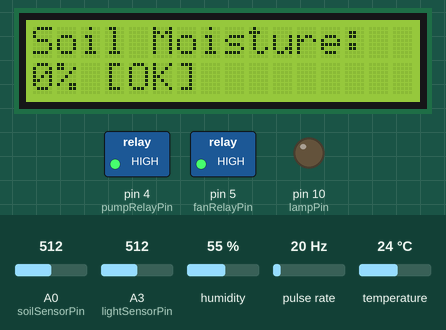
This sketch was run on a simulated Arduino Uno, built with avr-gcc and run on an emulated ATmega328P. Parts: 16×2 character LCD, switched loads named in the sketch (green lamp = pin HIGH), output pins drawn as LEDs (lit = HIGH). Wiring (inferred from the names in the program): pulse sensor: data pin 2. The inputs (shaded band) are chosen by the test bench; at power-on: A3 (lightSensorPin) = 512, humidity 55 %, A0 (soilSensorPin) = 512, pulse rate 20 Hz, temperature 24 °C. Pins used as bus, display or sensor lines are not drawn.

Above: at 3.2 s.
3.3 s: A3 (lightSensorPin) set to 362
At 12.1 s:
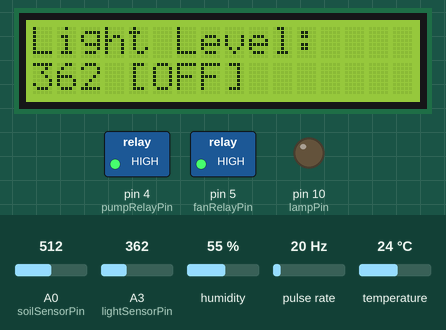
12.4 s: A3 (lightSensorPin) set to 331
At 17.9 s:
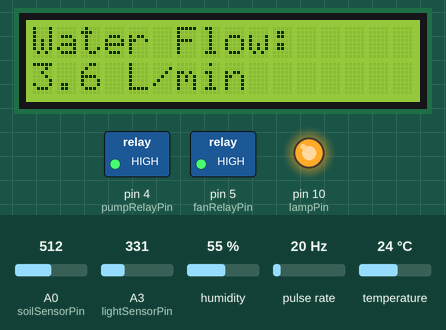
21.5 s: humidity set to 86 %
At 23.9 s:
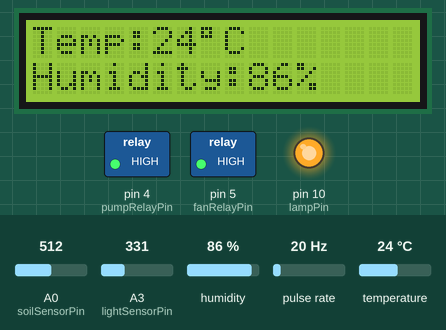
30.6 s: humidity set to 89 %
At 36.5 s:
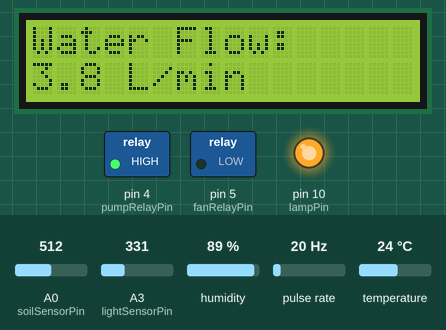
39.6 s: A0 (soilSensorPin) set to 666
At 44.7 s:
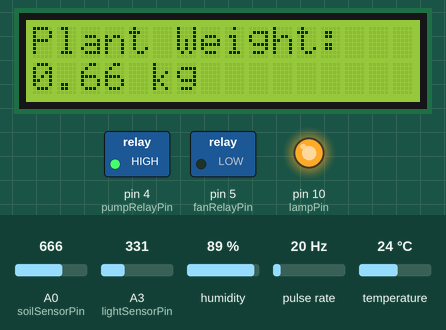
48.6 s: A0 (soilSensorPin) set to 697
At 61.9 s:
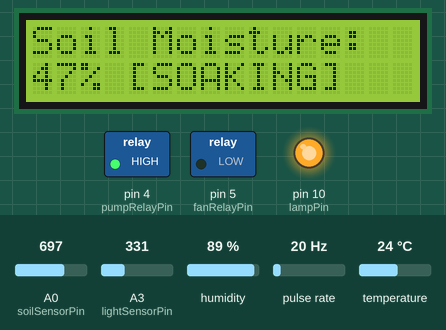
Timing chart, 0 to 63.4 s (numbered marks = the images above; inputs shaded):
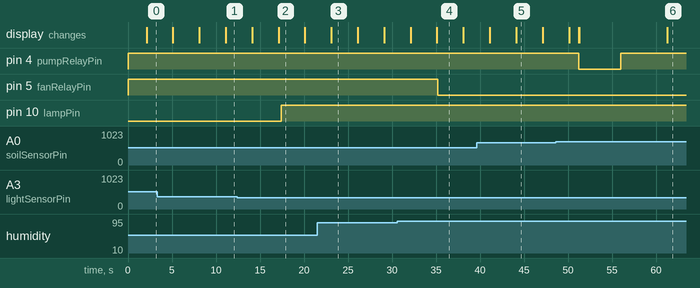

The sketch:

greenhouse.ino
```cpp
#include <Wire.h>
#include <LiquidCrystal_I2C.h>
#include <DHT.h>
#include <HX711.h>

// ==============================
// PIN CONFIGURATION (FINAL MATCH)
// ==============================
const int flowSensorPin = 2;
const int pumpRelayPin = 4;      // Pin 4 -> IN2 (Controls Top Relay Channel 2 -> Your Pump)
const int fanRelayPin = 5;       // Pin 5 -> IN1 (Controls Bottom Relay Channel 1 -> Your Fan)
const int sensorPowerPin = 6;
const int dht11Pin = 7;
const int hx711DoutPin = 8;
const int hx711ClkPin = 9;
const int lampPin = 10;          // Connected to Grow Light LED
const int soilSensorPin = A0;
const int lightSensorPin = A3;

// ==============================
// OBJECTS
// ==============================
LiquidCrystal_I2C lcd(0x27, 16, 2);
DHT dht11(dht11Pin, DHT11);
HX711 scale;

// ==============================
// SETTINGS & LIMITS (CALIBRATED)
// ==============================
const int dryThreshold = 50;
const int healthyThreshold = 80;
const int darkThreshold = 350;     // Calibrated Light Threshold

// --- TEST THRESHOLDS UPDATED: TEMP AT 34°C, HUMIDITY AT 87% ---
const float maxTempThreshold = 34.0;   // Fan turns ON if Air Temp > 34°C (UPDATED)
const float maxHumidThreshold = 87.0;  // Fan turns ON if Air Humidity > 87%

const float hxCalibrationFactor = -20000.0;
const float flowCalibrationFactor = 5.59;

unsigned long soilTimer = 0;
unsigned long dhtTimer = 0;
unsigned long hxTimer = 0;
unsigned long flowTimer = 0;
unsigned long lcdTimer = 0;
unsigned long lightTimer = 0;
unsigned long fanTimer = 0;

const unsigned long soilInterval = 3000;
const unsigned long dhtInterval = 2000;
const unsigned long hxInterval = 2000;
const unsigned long flowInterval = 1000;
const unsigned long lcdInterval = 3000;
const unsigned long lightInterval = 200; // Fast checking for timing logic
const unsigned long fanInterval = 1000;

// ==============================
// AUTOMATED WATERING STATE TIMERS
// ==============================
bool isWatering = false;
bool systemNeedsWater = false;
unsigned long pumpStartTimer = 0;
unsigned long soakTimerStart = 0;
const unsigned long pumpRunDuration = 5000;
const unsigned long soakDuration = 30000;

// ==============================
// SUSTAINED DARKNESS TIMERS (UPDATED TO 5 SECONDS)
// ==============================
unsigned long darkStartTime = 0;
bool trackingDarkness = false;
const unsigned long darkRequiredDuration = 5000; // Must be dark for 5 seconds

// ==============================
// VARIABLES
// ==============================
int currentMoisture = 0;
int currentLightRaw = 0;
float currentTemperature = 0;
float currentHumidity = 0;
float currentWeight = 0.0;
bool scaleOnline = true;
bool isFanRunning = false;

volatile uint16_t pulseCount = 0;
float flowRateInLmin = 0.0;

byte page = 0;
bool forceFlowPageUpdate = false;

void pulseCounterISR() {
  pulseCount++;
}

// ==============================
// SETUP
// ==============================
void setup() {
  Serial.begin(9600);
  Wire.begin();

  // Initialize both relay channels to HIGH (OFF)
  digitalWrite(pumpRelayPin, HIGH);
  pinMode(pumpRelayPin, OUTPUT);

  digitalWrite(fanRelayPin, HIGH);
  pinMode(fanRelayPin, OUTPUT);

  pinMode(lampPin, OUTPUT);
  digitalWrite(lampPin, LOW);

  pinMode(sensorPowerPin, OUTPUT);
  digitalWrite(sensorPowerPin, LOW);
  pinMode(soilSensorPin, INPUT);
  pinMode(lightSensorPin, INPUT);

  pinMode(flowSensorPin, INPUT_PULLUP);
  attachInterrupt(digitalPinToInterrupt(flowSensorPin), pulseCounterISR, RISING);

  dht11.begin();

  lcd.init();
  lcd.backlight();
  lcd.setCursor(0,0);
  lcd.print("Greenhouse");
  lcd.setCursor(0,1);
  lcd.print("System");
  delay(2000);
  lcd.clear();

  lcdTimer = millis() - lcdInterval;
  soakTimerStart = millis() - soakDuration;
}

// ==============================
// MAIN LOOP
// ==============================
void loop() {
  unsigned long now = millis();

  // ------------------------------
  // Sustained Light Sensor Logic (5 Second Buffer)
  // ------------------------------
  if(now - lightTimer >= lightInterval) {
    currentLightRaw = analogRead(lightSensorPin);

    if(currentLightRaw < darkThreshold) {
      if(!trackingDarkness) {
        darkStartTime = now;
        trackingDarkness = true;
      }
      if(now - darkStartTime >= darkRequiredDuration) {
        digitalWrite(lampPin, HIGH);
      }
    } else {
      digitalWrite(lampPin, LOW);
      trackingDarkness = false;
    }
    lightTimer = now;
  }

  // ------------------------------
  // Automated Fan Ventilation Routine (Pin 5 -> IN1 -> Bottom Relay)
  // ------------------------------
  if(now - fanTimer >= fanInterval) {
    if(currentTemperature > maxTempThreshold || currentHumidity > maxHumidThreshold) {
      digitalWrite(fanRelayPin, LOW);  // Turn Fan ON
      isFanRunning = true;
    } else {
      digitalWrite(fanRelayPin, HIGH); // Turn Fan OFF
      isFanRunning = false;
    }
    fanTimer = now;
  }

  // ------------------------------
  // Soil Sensor Reading & Boundaries
  // ------------------------------
  if(now - soilTimer >= soilInterval)
  {
    digitalWrite(sensorPowerPin, HIGH);
    delay(200);

    int raw = analogRead(soilSensorPin);
    digitalWrite(sensorPowerPin, LOW);

    currentMoisture = map(raw, 1002, 360, 0, 100);
    currentMoisture = constrain(currentMoisture, 0, 100);

    if (currentMoisture < dryThreshold) {
      systemNeedsWater = true;
    }
    else if (currentMoisture >= healthyThreshold) {
      systemNeedsWater = false;
      if (isWatering) {
        digitalWrite(pumpRelayPin, HIGH);
        isWatering = false;
      }
    }

    soilTimer = now;
  }

  // ------------------------------
  // Smart 5-Second Pump Sequencer (Pin 4 -> IN2 -> Top Relay)
  // ------------------------------
  if (systemNeedsWater) {
    if (!isWatering) {
      if (now - soakTimerStart >= soakDuration) {
        isWatering = true;
        pumpStartTimer = now;
        digitalWrite(pumpRelayPin, LOW); // Turn Pump ON

        page = 5;
        forceFlowPageUpdate = true;
      }
    }
    else {
      if (now - pumpStartTimer >= pumpRunDuration) {
        digitalWrite(pumpRelayPin, HIGH); // Turn Pump OFF
        isWatering = false;
        soakTimerStart = now;
      }
    }
  } else {
    if (isWatering || digitalRead(pumpRelayPin) == LOW) {
      digitalWrite(pumpRelayPin, HIGH);
      isWatering = false;
    }
  }

  // ------------------------------
  // DHT11 Sensor Routine
  // ------------------------------
  if(now - dhtTimer >= dhtInterval)
  {
    float h = dht11.readHumidity();
    float t = dht11.readTemperature();
    if(!isnan(h) && !isnan(t)) {
      currentHumidity = h;
      currentTemperature = t;
    }
    dhtTimer = now;
  }

  // ------------------------------
  // Simulated Weight Metrics
  // ------------------------------
  if(now - hxTimer >= hxInterval)
  {
    scaleOnline = true;
    currentWeight = 0.50 + (((float)currentMoisture / 100.0) * 0.30);
    hxTimer = now;
  }

  // ------------------------------
  // Flow Sensor Telemetry
  // ------------------------------
  if(now - flowTimer >= flowInterval)
  {
    noInterrupts();
    uint16_t pulses = pulseCount;
    pulseCount = 0;
    interrupts();

    flowRateInLmin = ((float)pulses) / flowCalibrationFactor;

    if (isWatering) {
      page = 5;
      forceFlowPageUpdate = true;
    }
    flowTimer = now;
  }

  // ------------------------------
  // LCD Display Rotation Engine
  // ------------------------------
  if((now - lcdTimer >= lcdInterval) || forceFlowPageUpdate)
  {
    lcd.clear();
    switch(page)
    {
      case 0:
        lcd.setCursor(0,0);
        lcd.print("Soil Moisture:");
        lcd.setCursor(0,1);
        lcd.print(currentMoisture);
        lcd.print("% ");
        if(isWatering) lcd.print("[PUMPING]");
        else if(systemNeedsWater) lcd.print("[SOAKING]");
        else lcd.print("[OK]");
        page = 1;
        break;

      case 1:
        lcd.setCursor(0,0);
        lcd.print("Temp:");
        lcd.print((int)currentTemperature);
        lcd.write(byte(223));
        lcd.print("C");
        lcd.setCursor(0,1);
        lcd.print("Humidity:");
        lcd.print((int)currentHumidity);
        lcd.print("%");
        page = 2;
        break;

      case 2:
        lcd.setCursor(0,0);
        lcd.print("Plant Weight:");
        lcd.setCursor(0,1);
        lcd.print(currentWeight, 2);
        lcd.print(" kg");
        page = 3;
        break;

      case 3:
        lcd.setCursor(0,0);
        lcd.print("Light Level:");
        lcd.setCursor(0,1);
        lcd.print(currentLightRaw);
        if(digitalRead(lampPin) == HIGH) {
          lcd.print(" [LAMP ON]");
        } else {
          lcd.print(" [OFF]");
        }
        page = 4;
        break;

      case 4:
        lcd.setCursor(0,0);
        lcd.print("Fan Ventilation:");
        lcd.setCursor(0,1);
        if(isFanRunning) lcd.print("STATUS: RUNNING");
        else lcd.print("STATUS: IDLE");
        page = 5;
        break;

      case 5:
        lcd.setCursor(0,0);
        lcd.print("Water Flow:");
        lcd.setCursor(0,1);
        lcd.print(flowRateInLmin, 1);
        lcd.print(" L/min");

        if (isWatering) {
          page = 5;
        } else {
          page = 0;
        }
        break;
    }
    forceFlowPageUpdate = false;
    lcdTimer = now;
  }
}
```

Measured:
- the behaviour switches between 350 and 349 on A3 (lightSensorPin) (found by bisection; images 1 and 2)
- the behaviour switches between 87 and 88 % on humidity (found by bisection; images 3 and 4)
- the behaviour switches between 681 and 682 on A0 (soilSensorPin) (found by bisection; images 5 and 6)
- after the input at 12.4 s, pin 10 (lampPin): LOW → HIGH after 5.0 s
- after the input at 30.6 s, pin 5 (fanRelayPin): HIGH → LOW after 4.6 s
- after the input at 48.6 s, pin 4 (pumpRelayPin): HIGH → LOW after 2.6 s, → HIGH 4.8 s later
- what the display in image 2 shows lasts 3.0 s, from 17.1 s to 20.1 s
